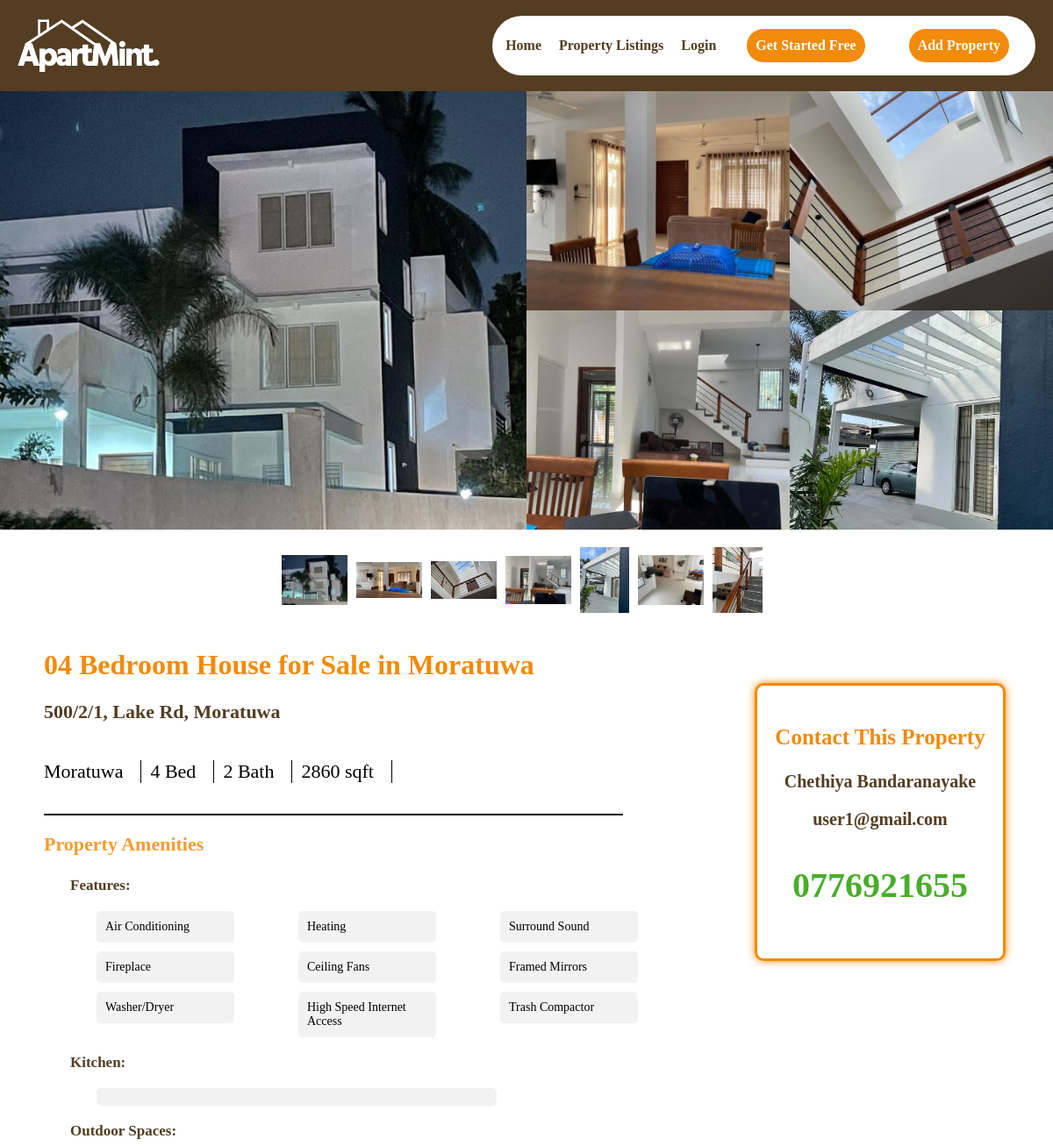
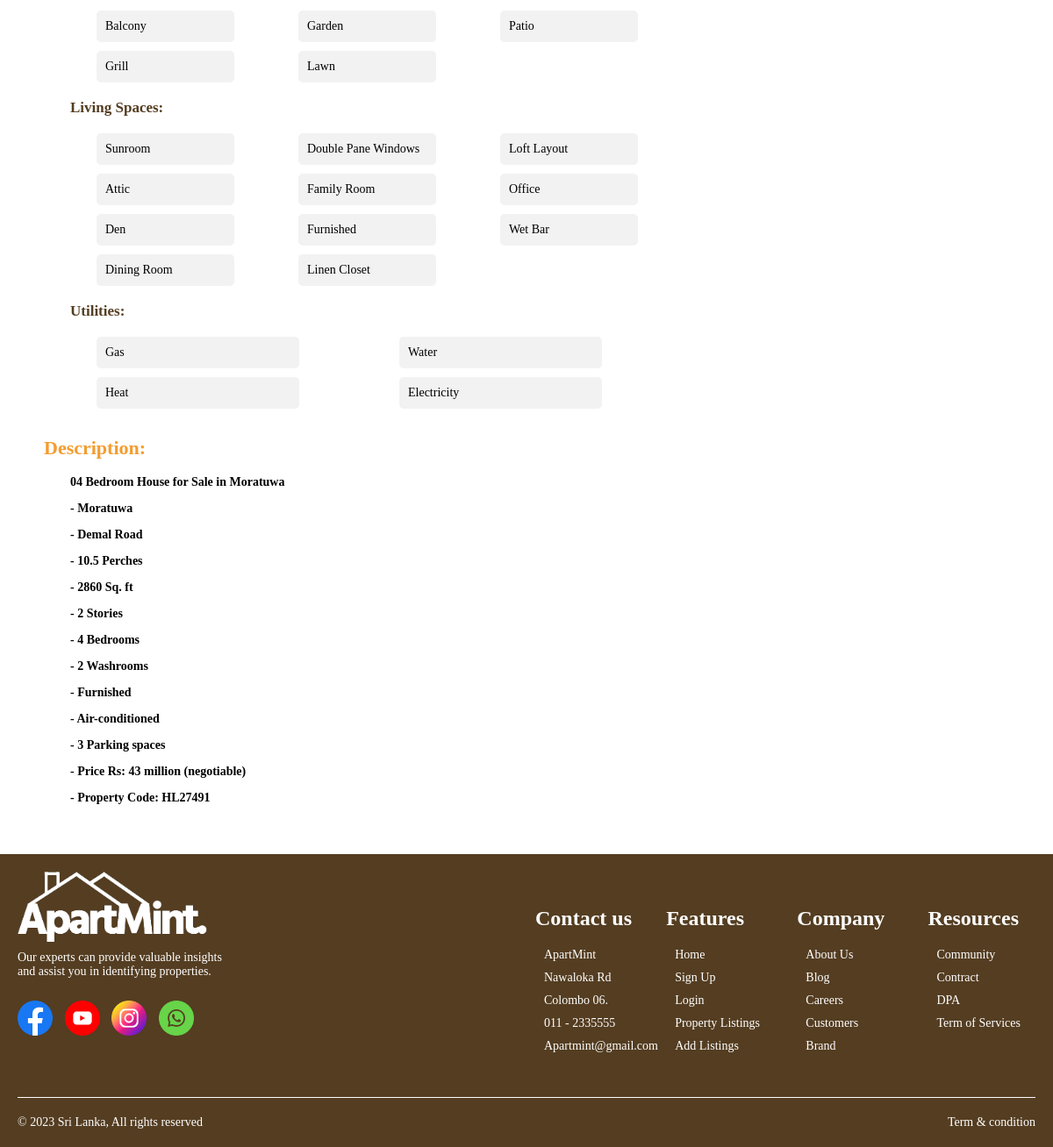
Page /listing_view.php?id=55 on the committed database (2 pictures, top to bottom).
### tables this page shows
CREATE TABLE `listing_details` (
  `id` int(50) NOT NULL,
  `user_id` int(100) NOT NULL,
  `listing_type` varchar(30) NOT NULL,
  `title` varchar(250) NOT NULL,
  `property_type` varchar(30) NOT NULL,
  `address` varchar(300) NOT NULL,
  `city` varchar(100) NOT NULL,
  `total_units` int(11) NOT NULL,
  `bedrooms` int(20) NOT NULL,
  `bathrooms` int(20) NOT NULL,
  `price` decimal(10,0) NOT NULL,
  `size` int(20) NOT NULL,
  `features` text NOT NULL,
  `kitchen` text NOT NULL,
  `outdoor_spaces` text NOT NULL,
  `living_spaces` text NOT NULL,
  `utilities` text NOT NULL,
  `li_image` varchar(1800) NOT NULL,
  `description` text NOT NULL,
  `f_name` varchar(50) NOT NULL,
  `l_name` varchar(50) NOT NULL,
  `email` varchar(80) NOT NULL,
  `p_no` varchar(50) NOT NULL,
  `date` datetime NOT NULL DEFAULT current_timestamp(),
  `approval_status` varchar(255) NOT NULL DEFAULT 'Pending'
);

### listing_view.php (the view, shortened to what this page needs)
<?php
include('process_php/db_connection.php');
if (isset($_GET['id'])) {
    $listingId = $_GET['id'];
    $sql = "SELECT * FROM listing_details WHERE id = '$listingId'";
    $result = $conn->query($sql);
    if ($result->num_rows > 0) {
        $row = $result->fetch_assoc();
        $bannerPhotoLeft = explode(',', $row['li_image'])[0];
        $additionalPhotosRight = array_slice(explode(',', $row['li_image']), 1, 4);
        $allPhotos = array_slice(explode(',', $row['li_image']), 0, 7);
        $features = explode(', ', $row['features']);
        $kitchens = explode(', ', $row['kitchen']);
        $outdoorSpaces = explode(', ', $row['outdoor_spaces']);
        $livingSpaces = explode(', ', $row['living_spaces']);
        $utilities = explode(', ', $row['utilities']);
        $descriptionLines = explode("\n", $row['description']);
        include('navbar.php');
?>
        <!DOCTYPE html>
        <html lang="en">
        <head>
            <link rel="stylesheet" type="text/css" href="style/style.css">
            <link rel="stylesheet" type="text/css" href="style/style_listingView.css">
        </head>
        <body>
            <div class="banner-photo">
                <div class="left-banner">
                <?php
                    echo '<a href="process_php/' . $bannerPhotoLeft . '" target="_blank">';
                    echo '<img src="process_php/' . $bannerPhotoLeft . '" alt="Left Side Banner Photo">';
                    echo '</a>';
                ?>
                </div>
                <div class="right-banner">
                    <div class="row">
                    <?php
                        foreach ($additionalPhotosRight as $photoPath) {
                            echo '<a href="process_php/' . $photoPath . '" target="_blank">';
                            echo '<img src="' . 'process_php/' . $photoPath . '" alt="Right Side Banner Photo">';
                            echo '</a>';
                        }
                        ?>
                    </div>
                </div>
            </div>
            <div class="additional-photos">
                <div class="photo-gallery">
                    <?php
                    foreach ($allPhotos as $index => $photoPath) {
                        echo '<a href="process_php/' . $photoPath . '" target="_blank">';
                        echo '<img src="process_php/' . $photoPath . '" alt="Additional Photo">';
                        echo '</a>';
                    }
                    ?>
                </div>
            </div>
            <div class="listing-details">
                <div class="left-details">
                    <h1><?php echo $row['title']; ?></h1>
                    <p><?php echo $row['address']; ?></p>
                    <div class="details-box">
                        <div class="detail-item"><?php echo $row['city']; ?></div>
                        <div class="detail-item"><?php echo $row['bedrooms']; ?> Bed</div>
                        <div class="detail-item"><?php echo $row['bathrooms']; ?> Bath</div>
                        <div class="detail-item"><?php echo $row['size']; ?> sqft</div>
                    </div>
                    <hr class="hrLine">
                    <div class="property-amenities">
                        <div class="listingDetails-sub-title">
                            <h2>Property Amenities</h2>
                        </div>
                        <div class="column-container">
                            <div class="column-container-title">
                                <p>Features:</p>
                            </div>
                            <div class="column-items">
                                <div class="column-column">
                                    <ul>
                                        <?php
                                        $totalFeatures = count($features);
                                        $featuresPerColumn = ceil($totalFeatures / 3);
                                        $featureCounter = 0;
                                        foreach ($features as $feature) {
                                            echo '<li class="column-item">' . $feature . '</li>';
                                            $featureCounter++;
                                            if ($featureCounter % $featuresPerColumn === 0 && $featureCounter !== $totalFeatures) {
                                                echo '</ul></div><div class="column-column"><ul>';
                                            }
                                        }
                                        ?>
                                    </ul>
                                </div>
                            </div>
                        </div>
                        <div class="column-container">
                            <div class="column-container-title">
                                <p>Kitchen:</p>
                            </div>
                            <div class="column-items">
                                <div class="column-column">
                                    <ul>
                                        <?php
                                        foreach ($kitchens as $kitchen) {
                                            echo '<li class="column-item">' . $kitchen . '</li>';
                                        }
                                        ?>
                                    </ul>
                                </div>
                            </div>
                        </div>
                        <div class="column-container">
                            <div class="column-container-title">
                                <p>Outdoor Spaces:</p>
                            </div>
                            <div class="column-items">
                                <div class="column-column">
                                    <ul>
                                        <?php
                                        $totalOutdoorSpaces = count($outdoorSpaces);
                                        $outdoorSpacesPerColumn = ceil($totalOutdoorSpaces / 3);
                                        $outdoorSpacesCounter = 0;
                                        foreach ($outdoorSpaces as $outdoorSpace) {
                                            echo '<li class="column-item">' . $outdoorSpace . '</li>';
                                            $outdoorSpacesCounter++;
                                            if ($outdoorSpacesCounter % $outdoorSpacesPerColumn === 0 && $outdoorSpacesCounter !== $totalOutdoorSpaces) {
                                                echo '</ul></div><div class="column-column"><ul>';
                                            }
                                        }
                                        ?>
                                    </ul>
                                </div>
                            </div>
                        </div>
                        <div class="column-container">
                            <div class="column-container-title">
                                <p>Living Spaces:</p>
                            </div>
                            <div class="column-items">
                                <div class="column-column">
                                    <ul>
                                        <?php
                                        $totalLivingSpaces = count($livingSpaces);
                                        $livingSpacesPerColumn = ceil($totalLivingSpaces / 3);
                                        $livingSpacesCounter = 0;
                                        foreach ($livingSpaces as $livingSpace) {
                                            echo '<li class="column-item">' . $livingSpace . '</li>';
                                            $livingSpacesCounter++;
                                            if ($livingSpacesCounter % $livingSpacesPerColumn === 0 && $livingSpacesCounter !== $totalLivingSpaces) {
                                                echo '</ul></div><div class="column-column"><ul>';
                                            }
                                        }
                                        ?>
                                    </ul>
                                </div>
                            </div>
                        </div>
                        <div class="column-container">
                            <div class="column-container-title">
                                <p>Utilities:</p>
                            </div>
                            <div class="column-items">
                                <div class="column-column">
                                    <ul>
                                        <?php
                                        $totalUtilities = count($utilities);
                                        $utilitiesPerColumn = ceil($totalUtilities / 3);
                                        $utilitiesCounter = 0;
                                        foreach ($utilities as $utilitie) {
                                            echo '<li class="column-item">' . $utilitie . '</li>';
                                            $utilitiesCounter++;
                                            if ($utilitiesCounter % $utilitiesPerColumn === 0 && $utilitiesCounter !== $totalUtilities) {
                                                echo '</ul></div><div class="column-column"><ul>';
                                            }
                                        }
                                        ?>
                                    </ul>
                                </div>
                            </div>
                        </div>
                    </div>
                    <div class="description">
                        <div class="listingDetails-sub-title">
                            <h2>Description:</h2>
                        </div>
                        <ul>
                            <?php
                            foreach ($descriptionLines as $line) {
                                echo '<p class="description-details">' . $line . '</p>';
                            }
                            ?>
                        </ul>
                    </div>
                </div>
                <div class="right-details">
                    <div class="contact-information">
                        <h3>Contact This Property</h3>
                        <p><?php echo $row['f_name'] . ' ' . $row['l_name']; ?></p>
                        <p><?php echo $row['email']; ?></p>
                        <p id="pNo"><?php echo $row['p_no']; ?></p>
                    </div>
                </div>
            </div>
            <?php include('footer.php'); ?>
        </body>
        </html>
<?php
    } else {
        echo "Listing not found";
    }
} else {
    echo "Invalid listing ID";
}
?>

### style/style.css (style rules this page uses)
hr { border: none; border-top: 1px solid #FFF; margin: 20px 0; }
a { text-decoration: none; }

### style/style_listingView.css (style rules this page uses)
body { margin: 0; padding: 0; font-family: Josefin sans-serif; }
.banner-photo { display: flex; width: 100%; height: 500px; margin: 0; overflow: hidden; margin-bottom: 0; }
.left-banner { flex: 1; max-width: 100%; max-height: 500px; }
.left-banner img { width: 100%; height: 100%; object-fit: cover; }
.right-banner { flex: 1; max-width: 100%; max-height: 500px; display: flex; flex-wrap: wrap; margin: 0; padding: 0; }
.right-banner img { width: 50%; height: 50%; object-fit: cover; margin: 0; padding: 0; }
.additional-photos { margin-top: 20px; display: flex; justify-content: center; }
.photo-gallery { display: flex; flex-wrap: wrap; justify-content: center; align-items: center; }
.photo-gallery a { margin-right: 10px; }
.photo-gallery img { max-width: 75px; max-height: 75px; }
.listing-details { flex: 1; display: flex; width: 90%; padding: 20px; margin-bottom: 20px; }
.left-details { width: 100%; margin-left: 30px; }
.listingDetails-sub-title h2 { font-size: 22px; color: rgba(242, 138, 10, 0.849); }
.left-details h1 { color: rgb(242, 138, 10); }
.left-details p { font-size: 22px; font-weight: bold; color: rgba(84, 61, 33, 1); }
.details-box { display: flex; align-items: center; margin-top: 10px; margin-bottom: 35px; }
.detail-item { text-align: center; margin-top: 20px; font-size: 22px; border-right: 1px solid #000; padding-right: 20px; margin-right: 10px; }
.hrLine { border: none; border-top: 2px solid #070707; width: 88%; }
.column-container { display: flex; flex-direction: column; margin-left: 30px; }
.column-container-title p { font-size: 17px; font-weight: bold; color: rgba(84, 61, 33, 1); padding: 0; margin-top: 5px; margin-bottom: 5px; }
.column-items { display: flex; font-size: 14px; color: black; margin-left: 30px; }
.column-column { flex: 1; padding: 0; margin-right: 20px; }
ul { list-style: none; padding: 0; }
.column-item { width: 65%; margin-bottom: 10px; background-color: #f2f2f2; padding: 10px; border-radius: 5px; }
.description .description-details { margin-left: 30px; font-size:14px; color: black; width: 88%; }
.right-details { width: 40%; margin-top: 60px; justify-content: center; }
.contact-information { width: 80%; border: 3px solid rgb(242, 138, 10); border-radius: 10px; box-shadow: 0 0 10px rgb(242, 138, 10); padding: 20px; text-align: center; margin-left: 20%; }
.contact-information h3 { font-size: 25px; font-weight: bold; color: rgb(242, 138, 10); }
.contact-information p { font-size: 20px; font-weight: bold; color: rgba(84, 61, 33, 1); }
.contact-information #pNo { font-size: 40px; color: rgba(40, 158, 4, 0.849); }

### rows in the picture
listing_details: li_image (picture), title "04 Bedroom House for Sale in Moratuwa", address "500/2/1, Lake Rd, Moratuwa", city "Moratuwa", bedrooms "4", bathrooms "2", size "2860", features "Air Conditioning", features "Fireplace", features "Washer/Dryer", features "Heating", features "Ceiling Fans", features "High Speed Internet Access", features "Surround Sound", features "Framed Mirrors", features "Trash Compactor", outdoor_spaces "Balcony", outdoor_spaces "Grill", outdoor_spaces "Garden", outdoor_spaces "Lawn", outdoor_spaces "Patio", living_spaces "Sunroom", living_spaces "Attic", living_spaces "Den", living_spaces "Dining Room", living_spaces "Double Pane Windows", living_spaces "Family Room", living_spaces "Furnished", living_spaces "Linen Closet", living_spaces "Loft Layout", living_spaces "Office", living_spaces "Wet Bar", utilities "Gas", utilities "Heat", utilities "Water", utilities "Electricity", description "04 Bedroom House for Sale in Moratuwa", description "- Moratuwa", description "- Demal Road", description "- 10.5 Perches", description "- 2860 Sq. ft", description "- 2 Stories", description "- 4 Bedrooms", description "- 2 Washrooms", description "- Furnished", description "- Air-conditioned", description "- 3 Parking spaces", description "- Price Rs: 43 million (negotiable)", description "- Property Code: HL27491", f_name "Chethiya", l_name "Bandaranayake", email "user1@gmail.com", p_no "0776921655"
